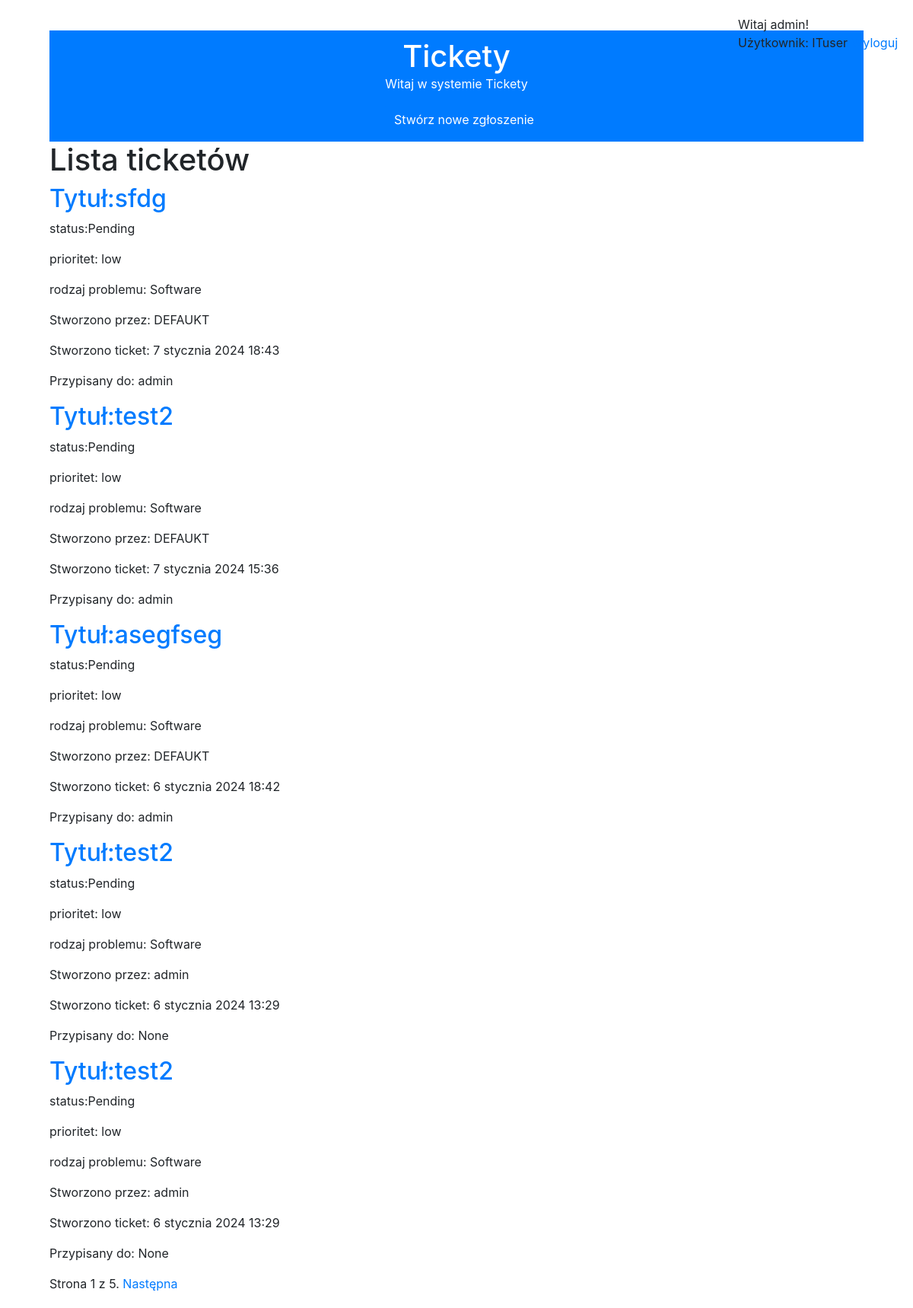
Page /ticket_list/ (signed in) on the earlier database version.
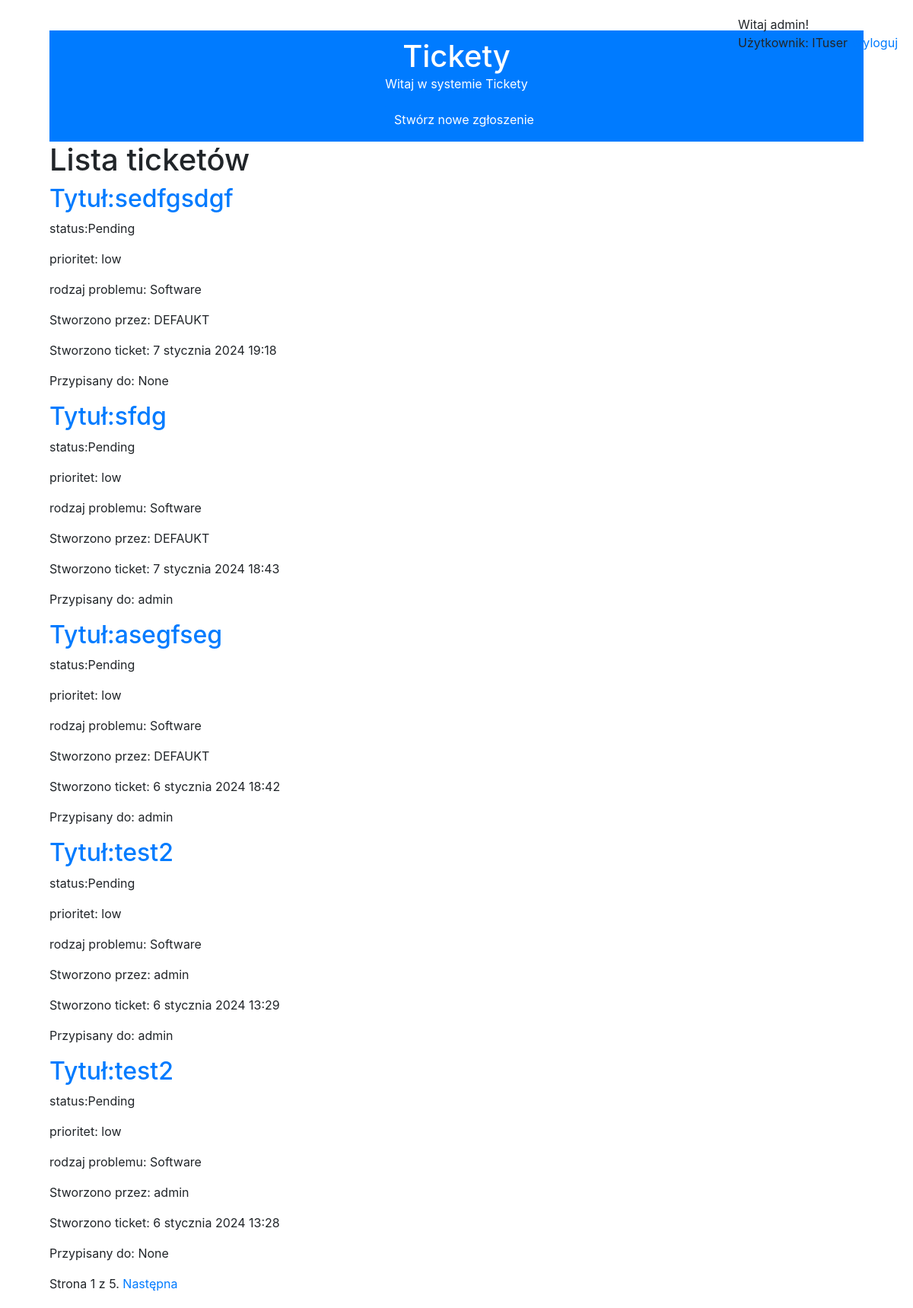
Same page on the later database version.
### helpdeskapp/models.py (models this page shows, shortened)
class Ticket(models.Model):
    statuslist = (
        ('Pending', 'Pending'),
        ('In Progress', 'In Progress'),
        ('Completed', 'Completed'),
    )
    prioritylist = (
        ('low', 'low'),
        ('mid', 'mid'),
        ('high', 'high'),
    )
    request_typelist = (
        ('Software', 'Software'),
        ('Hardware', 'Hardware'),
        ('Network', 'Network'),
        ('Other', 'Other')
    )
    title = models.CharField(max_length=100)
    description = models.TextField()
    status = models.CharField(max_length=100, choices=statuslist, default='Pending')
    priority = models.CharField(max_length=100, choices=prioritylist, default='low')
    request_type = models.CharField(max_length=100, choices=request_typelist, default='Software')
    created_at = models.DateTimeField(auto_now_add=True)
    assigned_to = models.ForeignKey(User, on_delete=models.CASCADE, related_name='ticket_assigned_to', null=True, blank=True, default=None)
    updated_at = models.DateTimeField(auto_now=True)
    created_by = models.ForeignKey(User, on_delete=models.CASCADE, related_name='ticket_created_by')
    closed_at = models.DateTimeField(null=True, blank=True, default=None)
    objects = models.Manager() # default manager
    slug = models.SlugField(unique=True, default='default-slug')
    class Meta:
        ordering = ['-created_at']
    def get_absolute_url(self):
        return reverse('helpdeskapp:ticket_detail', args=[self.slug])

### helpdeskapp/views.py (the view)
# urls.py: path('ticket_list/', views.ticket_list, name='ticket_list'),
@login_required
def ticket_list(request):
    if request.user.groups.filter(name='Defaultuser').exists():
        tickets = Ticket.objects.filter(created_by=request.user)
        if not tickets:
            messages.warning(request, 'Brak zgłoszeń.')
    else:
        tickets = Ticket.objects.filter(Q(assigned_to=request.user) | Q(assigned_to=None))
        if not tickets:
            messages.warning(request, 'Brak zgłoszeń.')
    paginator = Paginator(tickets, 5)
    page = request.GET.get('page')
    try:
        tickets = paginator.page(page)
    except PageNotAnInteger:
        tickets = paginator.page(1)
    except EmptyPage:
        tickets = paginator.page(paginator.num_pages)
    return render(request, 'helpdeskapp/tickets/ticket_list.html', {'page': page ,'tickets': tickets})

### helpdeskapp/templates/helpdeskapp/tickets/ticket_list.html (shortened to what this page needs)
{% extends "helpdeskapp/base.html" %}
{% block content %}
<div class="header">
    <h1>Tickety</h1>
    <p>Witaj w systemie Tickety</p>
    <a href="{% url 'helpdeskapp:ticket_add' %}" class = "btn btn-primary">Stwórz nowe zgłoszenie</a>
</div>
    <h1>Lista ticketów</h1>
    {% for ticket in tickets%}
        <h2><a href="{{ticket.get_absolute_url}}">Tytuł:{{ticket.title}}</h2></a>
        <p>status:{{ticket.status}}</p>
        <p>prioritet: {{ticket.priority}}</p>
        <p>rodzaj problemu: {{ticket.request_type}}</p>
        <p>Stworzono przez: {{ticket.created_by}}</p>
        <p>Stworzono ticket: {{ticket.created_at}}</p>
        <p>Przypisany do: {{ticket.assigned_to}}</p>
    {%endfor%}
    {%include "helpdeskapp/pagination.html" with page=tickets %}
{% endblock %}

### helpdeskapp/templates/helpdeskapp/base.html (shortened to what this page needs)
{% load static %}
<!DOCTYPE html>
<html lang="pl">
<head>
    <link href="{% static 'helpdeskapp/static/style.css' %}" rel="stylesheet">
    <link rel="stylesheet" href="https://stackpath.bootstrapcdn.com/bootstrap/4.5.0/css/bootstrap.min.css">
</head>
<body>
    {%if request.user.is_authenticated%}
    <span class = "user">
        {%if request.user.is_authenticated%}
            Witaj {{request.user.username}}!
            <br>
            Użytkownik: {{request.user.groups.all.0}}
            <a href="{% url 'helpdeskapp:logout' %}">Wyloguj</a>
        {%else%}
            <a href="{% url 'helpdeskapp:login' %}">Zaloguj</a>
        {%endif%}
    </span>
    <div class="container">
        <div class="content">
            {% block content %}
            {% endblock %}
        </div>
    </div>
    {%endif%}
</body>

### helpdeskapp/templates/helpdeskapp/pagination.html (shortened to what this page needs)
<div class="pagination">
    <span class="step-links">
    <span class="current">
    Strona {{ page.number }} z {{ page.paginator.num_pages }}.
    </span>
    {% if page.has_next %}
    <a href="?page={{ page.next_page_number }}">Następna</a>
    {% endif %}
    </span>
</div>

### helpdeskapp/static/style.css (style rules this page uses)
body { font-family: Arial, sans-serif; margin: 0; padding: 0; background-color: #f0f0f0; }
.container { width: 80%; margin: 0 auto; }
.header { background-color: #007BFF; color: white; padding: 10px 0; text-align: center; }
.header h1 { margin: 0; }
.header a { color: white; margin-left: 20px; }
.content { background-color: white; padding: 20px; margin-top: 20px; }
.user { position: fixed; right: 20px; top: 20px; }

Differences in the rows shown:
removed Ticket: title "test2", status "Pending", priority "low", request_type "Software", created_by "DEFAUKT", created_at "7 stycznia 2024 15:36", assigned_to "admin"
removed Ticket: title "test2", status "Pending", priority "low", request_type "Software", created_by "admin", created_at "6 stycznia 2024 13:29", assigned_to "None"
added Ticket: title "sedfgsdgf", status "Pending", priority "low", request_type "Software", created_by "DEFAUKT", created_at "7 stycznia 2024 19:18", assigned_to "None"
changed Ticket "6 stycznia 2024 13:29": assigned_to "None" → "admin"
now on this page (row unchanged): Ticket: title "test2", status "Pending", priority "low", request_type "Software", created_by "admin", created_at "6 stycznia 2024 13:28", assigned_to "None"
